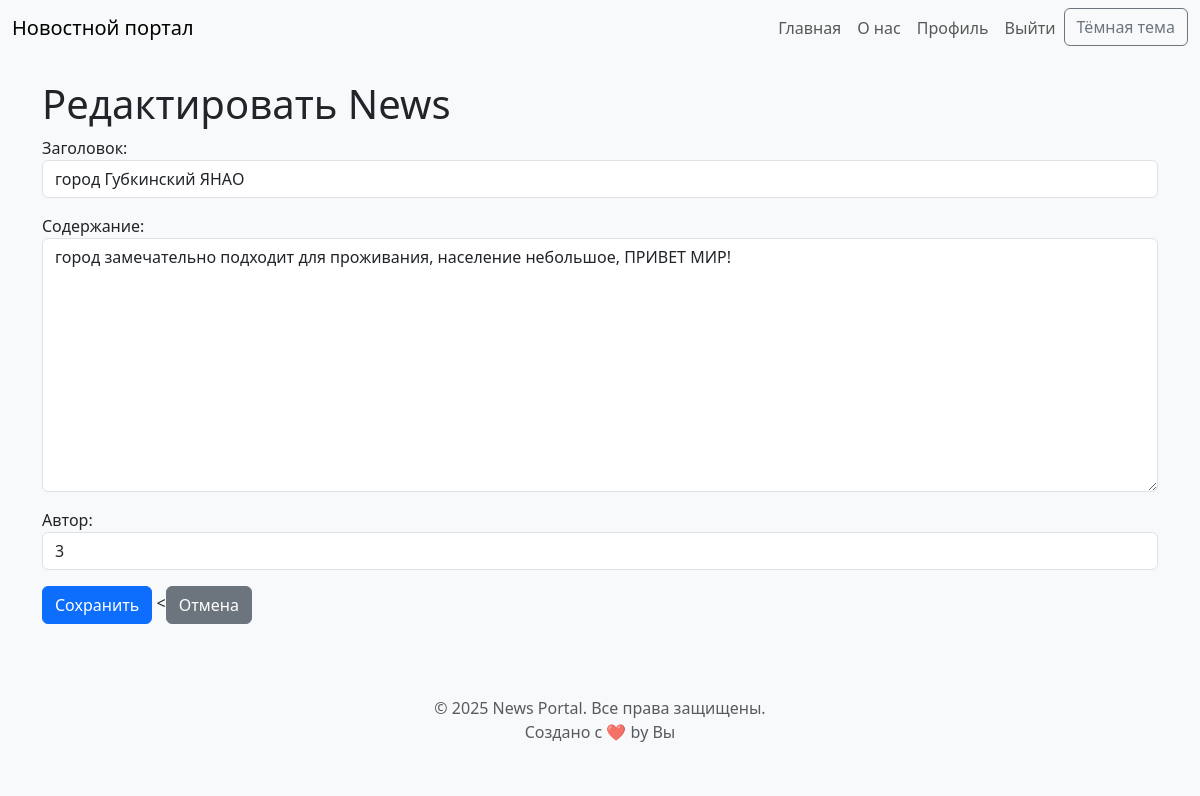
The app's page /news/news/7/edit/ (signed in) with its own data.
### news/models.py (models this page shows, shortened)
class News(models.Model):
    TYPE_CHOICES = [
        ('news', 'Новость'),
        ('article', 'Статья'),
    ]
    title = models.CharField(max_length=200, verbose_name='Заголовок')
    content = models.TextField(verbose_name='Содержание')
    published_date = models.DateTimeField(auto_now_add=True, verbose_name='Дата публикации')
    author = models.ForeignKey(Author, on_delete=models.CASCADE, null=True, blank=True, verbose_name='Автор')  # Изменено на ForeignKey
    type = models.CharField(max_length=10, choices=TYPE_CHOICES, default='news', verbose_name='Тип')
    rating = models.SmallIntegerField(default=0)  # Добавлено из Post
    categories = models.ManyToManyField(Category, through='NewsCategory', blank=True)  # Добавлено из Post
    class Meta:
        ordering = ['-published_date']
        verbose_name = 'Новость/Статья'
        verbose_name_plural = 'Новости/Статьи'

### news/views.py (the view)
# urls.py: path('news/<int:pk>/edit/', NewsUpdateView.as_view(), name='news_edit'),
class NewsUpdateView(LoginRequiredMixin, PermissionRequiredMixin, UpdateView):
    permission_required = 'news.change_news'
    permission_denied_message = 'У вас нет прав для редактирования записей.'
    raise_exception = False
    login_url = '/accounts/login/'
    redirect_field_name = 'next'
    model = News
    form_class = NewsForm
    template_name = 'news/news_edit.html'
    success_url = reverse_lazy('news:news_list')

### news/forms.py
class NewsForm(forms.ModelForm):
    class Meta:
        model = News
        fields = ['title', 'content', 'author']  # Поле 'type' исключено
        widgets = {
            'title': forms.TextInput(attrs={'class': 'form-control'}),
            'content': forms.Textarea(attrs={'class': 'form-control'}),
            'author': forms.TextInput(attrs={'class': 'form-control'}),
        }

### news/templates/news/news_edit.html (shortened to what this page needs)
{% extends 'base.html' %}
{% block content %}
<h1>Редактировать {{ object.type|title }}</h1>
<form method="post">
    {{ form.as_p }}
    <button type="submit" class="btn btn-primary">Сохранить</button>
    <<a href="{% url 'news:news_list' %}" class="btn btn-secondary">Отмена</a>
</form>
{% endblock %}

### static/css/styles.css (style rules this page uses)
.light-mode { background-color: #f8f9fa; color: #212529; }
html { scroll-behavior: smooth; }

### records on screen
News: type "News", title "город Губкинский ЯНАО", content "город замечательно подходит для проживания, население небольшое, ПРИВЕТ МИР!", author "3"
